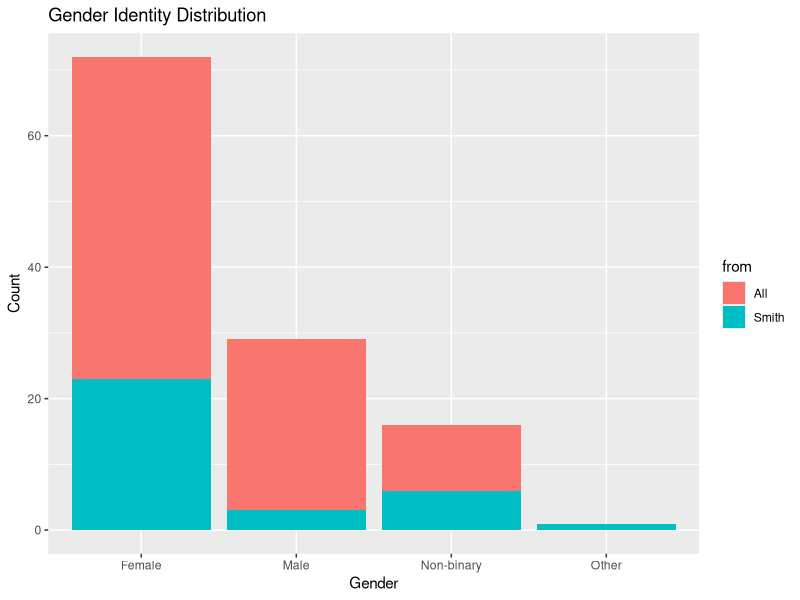
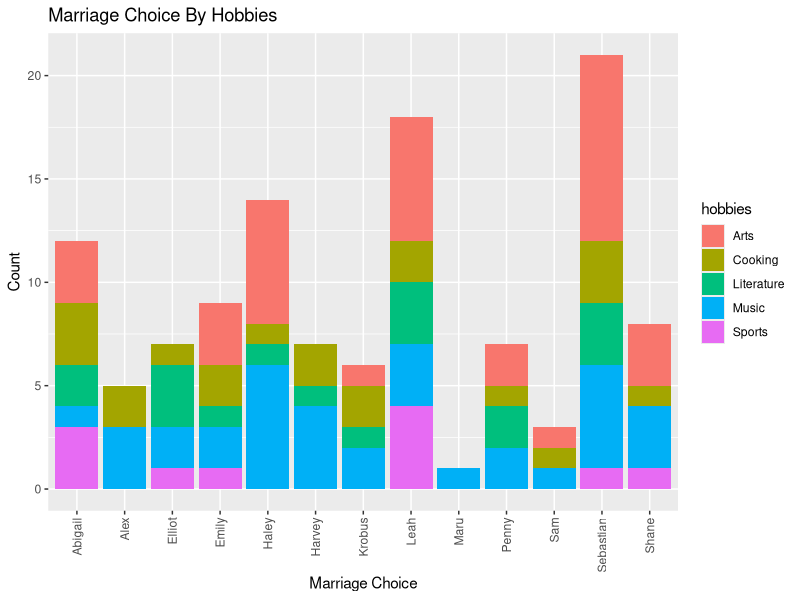
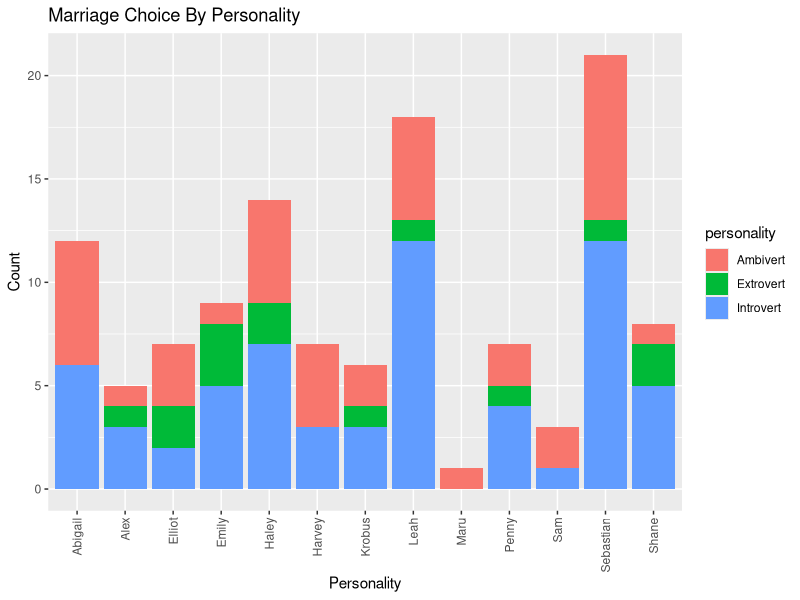
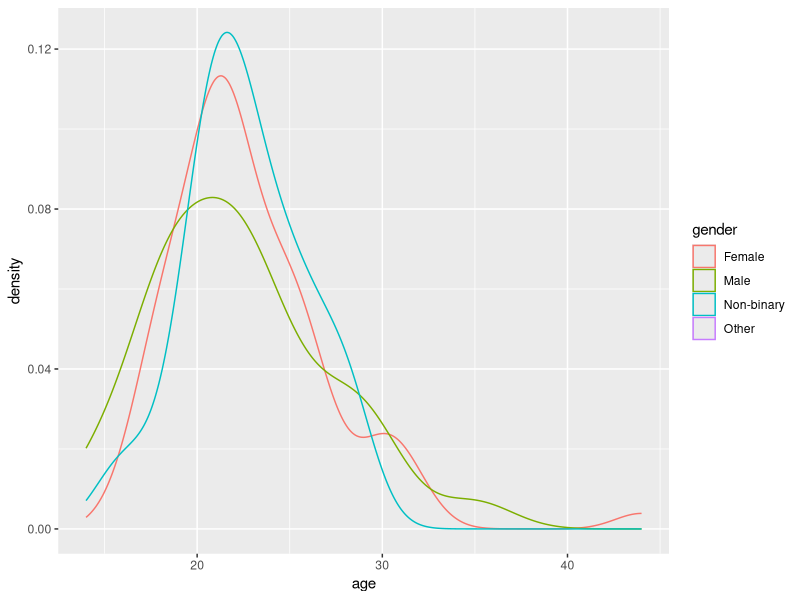

The R script that drew these images, in order:
## ---- chunk 1
library(tidyverse)

stardew_all <- read.csv("stardew_all.csv") |> select(!Timestamp) |> mutate(from = "All")
stardew_smith <- read.csv("stardew_smith.csv") |> select(!Timestamp) |> mutate(from = "Smith")

stardew_data <- rbind(stardew_all, stardew_smith)
## ---- chunk 2
ggplot(data = stardew_data, aes(x = gender, fill = from)) + geom_bar() + labs(title = "Gender Identity Distribution", x = "Gender", y = "Count")
## ---- chunk 3
ggplot(data = stardew_data, aes(x = marriage_candidate, fill = hobbies)) + geom_bar() + theme(axis.text.x = element_text(angle = 90, vjust = 0.5, hjust=1)) + labs(title = "Marriage Choice By Hobbies", x = "Marriage Choice", y = "Count")
## ---- chunk 4
ggplot(data = stardew_data, aes(x = marriage_candidate, fill = personality)) + geom_bar() + theme(axis.text.x = element_text(angle = 90, vjust = 0.5, hjust=1)) + labs(title = "Marriage Choice By Personality", x = "Personality", y = "Count")
## ---- chunk 5
ggplot(data = stardew_data, aes(x=age, color=gender)) +
  geom_density()
